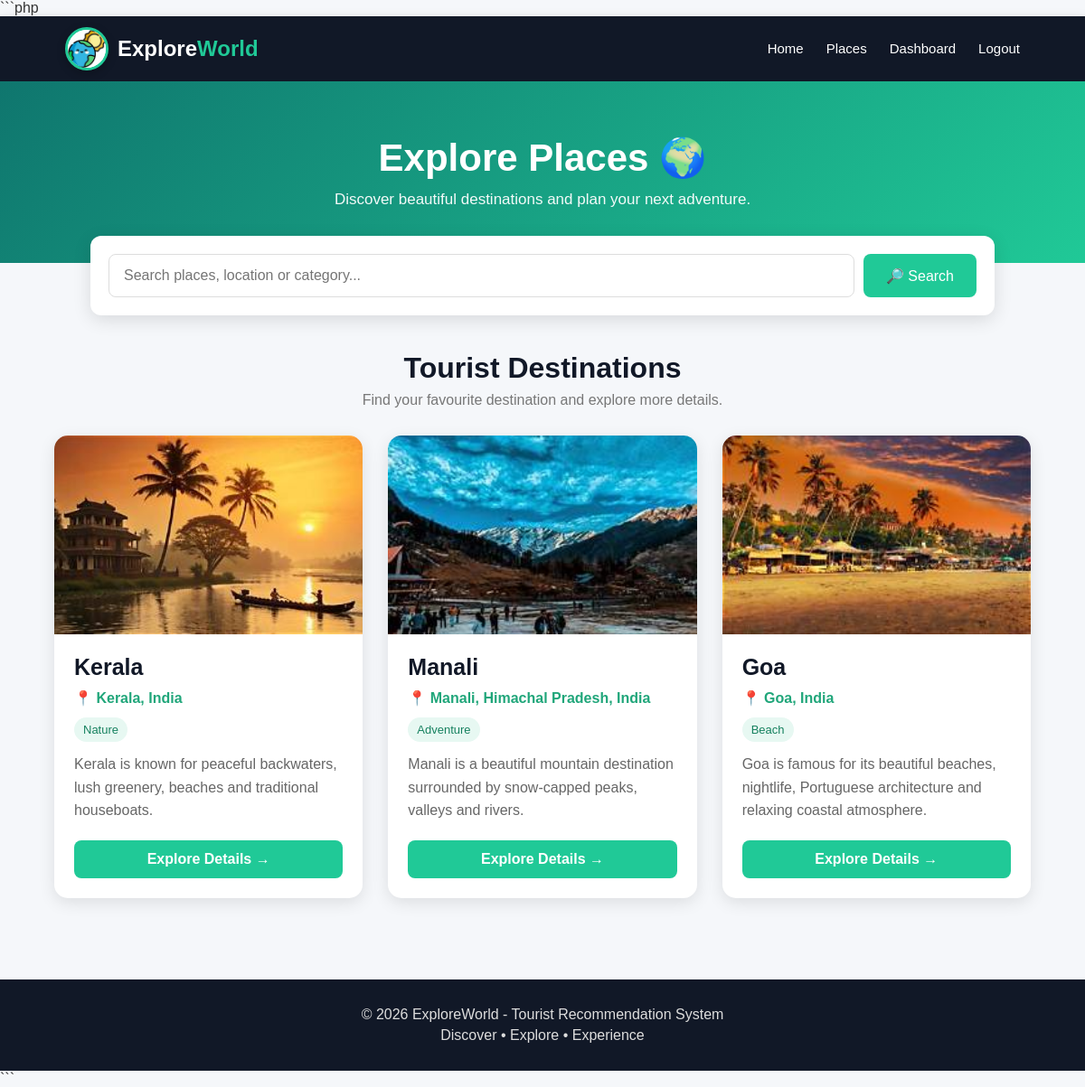
The app's page /places/index.php (signed in) with its own data.
### tables this page shows
CREATE TABLE `tourist_places` (
  `id` int(11) NOT NULL,
  `name` varchar(150) NOT NULL,
  `location` varchar(255) NOT NULL,
  `category` varchar(100) DEFAULT NULL,
  `budget` varchar(50) DEFAULT NULL,
  `description` text DEFAULT NULL,
  `best_time` varchar(150) DEFAULT NULL,
  `activities` text DEFAULT NULL,
  `image` varchar(255) DEFAULT NULL,
  `map_link` varchar(500) DEFAULT NULL,
  `created_at` timestamp NOT NULL DEFAULT current_timestamp()
);

### places/index.php (the view, shortened to what this page needs)
<?php
require_once "../config/db.php";
$search = "";
if ($search !== "") {
    $sql = "
        SELECT *
        FROM tourist_places
        WHERE
            name LIKE ?
            OR location LIKE ?
            OR category LIKE ?
        ORDER BY id DESC
    ";
    $stmt = $conn->prepare($sql);
    $search_value = "%" . $search . "%";
    $stmt->bind_param(
        "sss",
        $search_value,
        $search_value,
        $search_value
    );
    $stmt->execute();
    $result = $stmt->get_result();
} else {
    $sql = "
        SELECT *
        FROM tourist_places
        ORDER BY id DESC
    ";
    $result = $conn->query($sql);
}
?>
<!DOCTYPE html>
<html lang="en">
<head>
</head>
<body>
<header class="navbar">
    <a href="../index.php" class="logo">
        <img
            src="../assets/images/travel-icon.png"
            alt="ExploreWorld"
            class="logo-icon"
        >
        <div class="logo-text">
            Explore<span>World</span>
        </div>
    </a>
    <ul class="nav-links">
        <li>
            <a href="../index.php">
                Home
            </a>
        </li>
        <li>
            <a href="index.php">
                Places
            </a>
        </li>
        <li>
            <a href="../user/dashboard.php">
                Dashboard
            </a>
        </li>
        <li>
            <a href="../auth/logout.php">
                Logout
            </a>
        </li>
    </ul>
</header>
<section class="page-header">
    <h1>Explore Places 🌍</h1>
    <p>
        Discover beautiful destinations and plan your next adventure.
    </p>
</section>
<section class="search-section">
    <form
        method="GET"
        action="index.php"
        class="search-form"
    >
        <input
            type="text"
            name="search"
            placeholder="Search places, location or category..."
            value="<?php echo htmlspecialchars($search); ?>"
        >
        <button type="submit">
            🔎 Search
        </button>
    </form>
</section>
<main class="container">
    <div class="section-title">
        <h2>
            Tourist Destinations
        </h2>
        <p>
            Find your favourite destination and explore more details.
        </p>
    </div>
    <?php if ($result && $result->num_rows > 0): ?>
        <div class="places-grid">
            <?php while ($place = $result->fetch_assoc()): ?>
                <?php
                $image_name = basename(
                    trim((string)($place["image"] ?? ""))
                );
                if ($image_name !== "") {
                    $places_file =
                        __DIR__
                        . DIRECTORY_SEPARATOR
                        . $image_name;
                    $upload_file =
                        dirname(__DIR__)
                        . DIRECTORY_SEPARATOR
                        . "uploads"
                        . DIRECTORY_SEPARATOR
                        . "places"
                        . DIRECTORY_SEPARATOR
                        . $image_name;
                    if (is_file($places_file)) {
                        $image_url = $image_name;
                    } elseif (is_file($upload_file)) {
                        $image_url =
                            "../uploads/places/"
                            . rawurlencode($image_name);
                    } else {
                        $image_url =
                            "../assets/images/hero.jpg";
                    }
                } else {
                    $image_url =
                        "../assets/images/hero.jpg";
                }
                ?>
                <div class="place-card">
                    <img
                        src="<?php echo htmlspecialchars($image_url); ?>"
                        alt="<?php echo htmlspecialchars($place["name"]); ?>"
                        class="place-image"
                    >
                    <div class="place-content">
                        <h3>
                            <?php
                            echo htmlspecialchars(
                                $place["name"]
                            );
                            ?>
                        </h3>
                        <div class="place-location">
                            📍
                            <?php
                            echo htmlspecialchars(
                                $place["location"]
                            );
                            ?>
                        </div>
                        <?php if (!empty($place["category"])): ?>
                            <div class="place-category">
                                <?php
                                echo htmlspecialchars(
                                    $place["category"]
                                );
                                ?>
                            </div>
                        <?php endif; ?>
                        <p class="place-description">
                            <?php
                            $description =
                                $place["description"]
                                ?? "Explore this beautiful tourist destination.";
                            echo htmlspecialchars(
                                mb_strimwidth(
                                    $description,
                                    0,
                                    140,
                                    "..."
                                )
                            );
                            ?>
                        </p>
                        <a
                            href="details.php?id=<?php echo (int)$place["id"]; ?>"
                            class="details-btn"
                        >
                            Explore Details →
                        </a>
                    </div>
                </div>
            <?php endwhile; ?>
        </div>
    <?php endif; ?>
</main>
<footer>
    <p>
        © <?php echo date("Y"); ?>
        ExploreWorld - Tourist Recommendation System
    </p>
    <p>
        Discover • Explore • Experience
    </p>
</footer>
</body>
</html>

### places/index.php (style rules this page uses)
* { margin: 0; padding: 0; box-sizing: border-box; }
body { font-family: Arial, Helvetica, sans-serif; background: #f5f7fa; color: #333; }
.navbar { width: 100%; background: #111827; display: flex; align-items: center; justify-content: space-between; padding: 12px 6%; box-shadow: 0 3px 12px rgba(0,0,0,0.15); }
.logo { display: flex; align-items: center; gap: 10px; text-decoration: none; }
.logo-icon { width: 48px; height: 48px; border-radius: 50%; overflow: hidden; object-fit: cover; display: block; border: 3px solid #20c997; background: #ffffff; box-shadow: 0 3px 10px rgba(0,0,0,0.25); flex-shrink: 0; }
.logo-text { font-size: 24px; font-weight: bold; color: white; }
.logo-text span { color: #20c997; }
.nav-links { list-style: none; display: flex; align-items: center; gap: 25px; }
.nav-links li a { color: white; text-decoration: none; font-size: 15px; transition: 0.3s; }
.page-header { background: linear-gradient( 135deg, #0f766e, #20c997 ); color: white; text-align: center; padding: 60px 20px; }
.page-header h1 { font-size: 42px; margin-bottom: 12px; }
.page-header p { font-size: 17px; opacity: 0.95; }
.search-section { width: 90%; max-width: 1000px; margin: -30px auto 40px; background: white; padding: 20px; border-radius: 12px; box-shadow: 0 5px 20px rgba(0,0,0,0.12); }
.search-form { display: flex; gap: 10px; }
.search-form input { flex: 1; padding: 14px 16px; border: 1px solid #ddd; border-radius: 8px; font-size: 16px; outline: none; }
.search-form button { padding: 14px 25px; border: none; border-radius: 8px; background: #20c997; color: white; font-size: 16px; cursor: pointer; transition: 0.3s; }
.container { width: 90%; max-width: 1200px; margin: auto; padding-bottom: 60px; }
.section-title { text-align: center; margin-bottom: 30px; }
.section-title h2 { font-size: 32px; color: #111827; margin-bottom: 8px; }
.section-title p { color: #777; }
.places-grid { display: grid; grid-template-columns: repeat(auto-fit, minmax(280px, 1fr)); gap: 28px; }
.place-card { background: white; border-radius: 15px; overflow: hidden; box-shadow: 0 5px 18px rgba(0,0,0,0.10); transition: 0.3s; display: flex; flex-direction: column; }
.place-image { width: 100%; height: 220px; object-fit: cover; display: block; }
.place-content { padding: 22px; display: flex; flex-direction: column; flex: 1; }
.place-content h3 { font-size: 25px; color: #111827; margin-bottom: 10px; }
.place-location { color: #20a67a; font-weight: bold; margin-bottom: 12px; }
.place-category { display: inline-block; background: #e7f8f2; color: #16815f; padding: 6px 10px; border-radius: 20px; font-size: 13px; margin-bottom: 12px; width: fit-content; }
.place-description { color: #666; line-height: 1.6; margin-bottom: 20px; }
.details-btn { display: inline-block; text-align: center; margin-top: auto; padding: 12px 18px; background: #20c997; color: white; text-decoration: none; border-radius: 8px; font-weight: bold; transition: 0.3s; }
footer { background: #111827; color: white; text-align: center; padding: 25px 20px; margin-top: 30px; }
footer p { margin: 5px 0; color: #ddd; }

### records on screen
tourist_places: image (picture), name "Kerala", location "Kerala, India", category "Nature", description "Kerala is known for peaceful backwaters, lush greenery, beaches and traditional houseboats."
tourist_places: image (picture), name "Manali", location "Manali, Himachal Pradesh, India", category "Adventure", description "Manali is a beautiful mountain destination surrounded by snow-capped peaks, valleys and rivers."
tourist_places: image (picture), name "Goa", location "Goa, India", category "Beach", description "Goa is famous for its beautiful beaches, nightlife, Portuguese architecture and relaxing coastal atmosphere."
